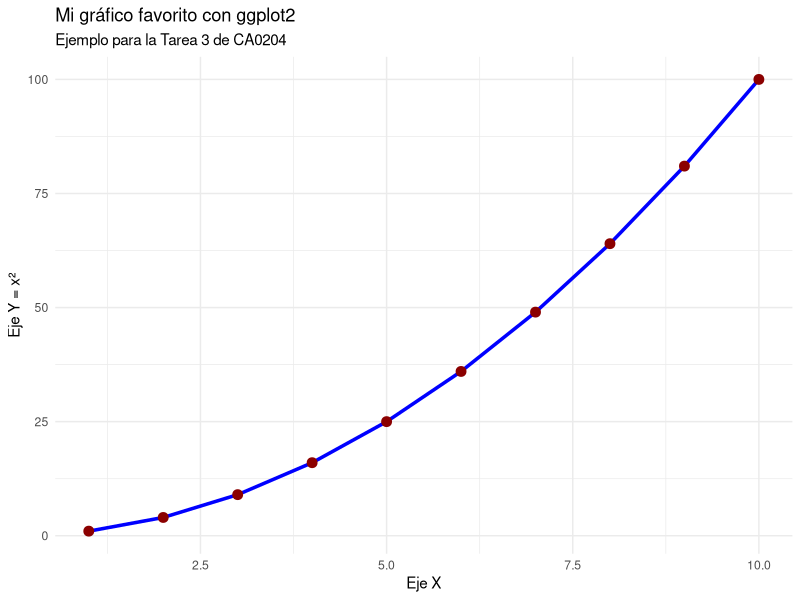

The R script that drew this image:

# MiTemaFavorito_AdrianaMonge.R
# Autor: Adriana Monge - C35042
# Tema: Mi gráfico favorito con ggplot2

library(ggplot2)

datos <- data.frame(
  x = 1:10,
  y = (1:10)^2
)

# Gráfico con ggplot2
ggplot(datos, aes(x = x, y = y)) +
  geom_line(color = "blue", linewidth = 1.2) +
  geom_point(color = "darkred", size = 3) +
  labs(
    title = "Mi gráfico favorito con ggplot2",
    subtitle = "Ejemplo para la Tarea 3 de CA0204",
    x = "Eje X",
    y = "Eje Y = x²"
  ) +
  theme_minimal()